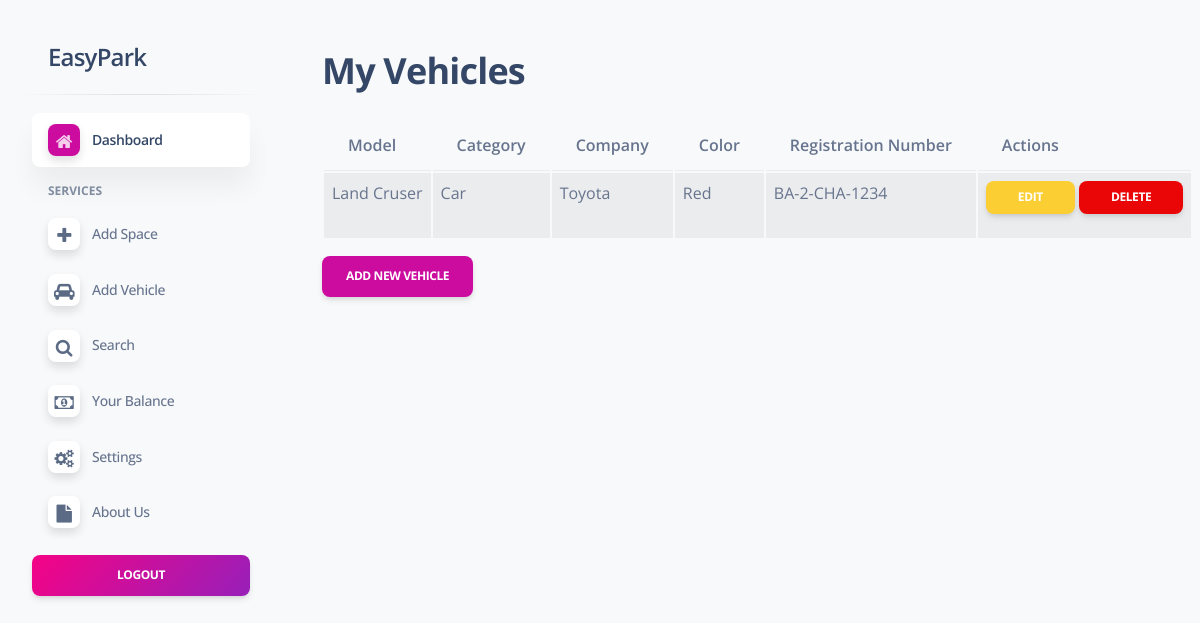
Screenshot of /user/manage_vehicles.php (signed in) with the database file from the repository.
### tables this page shows
CREATE TABLE `tblvehicle` (
  `ID` int(10) NOT NULL,
  `UserId` int(11) DEFAULT NULL,
  `Color` varchar(120) DEFAULT NULL,
  `VehicleModel` varchar(100) NOT NULL,
  `VehicleCategory` varchar(120) DEFAULT NULL,
  `VehicleCompanyname` varchar(120) DEFAULT NULL,
  `RegistrationNumber` varchar(120) DEFAULT NULL
);

### user/manage_vehicles.php (the view, shortened to what this page needs)
<?php
include('include/header.php');
$userId = $_SESSION['id'];
$sql = "SELECT ID, VehicleModel, VehicleCategory, VehicleCompanyname, Color, RegistrationNumber FROM tblvehicle WHERE UserId = ?";
$stmt = $conn->prepare($sql);
$stmt->bind_param("i", $userId);
$stmt->execute();
$result = $stmt->get_result();
?>
<div class="main-content position-relative max-height-vh-100 h-100 border-radius-lg">
  <div class="container-fluid py-4">
    <h2 class="mb-4">My Vehicles</h2>
    <?php if ($result->num_rows === 0): ?>
      <p>You have not added any vehicles yet.</p>
      <a href="add_vehicle.php" class="btn btn-primary">Add Vehicle</a>
    <?php else: ?>
      <table class="table table-striped">
        <thead>
          <tr>
            <th>Model</th>
            <th>Category</th>
            <th>Company</th>
            <th>Color</th>
            <th>Registration Number</th>
            <th>Actions</th>
          </tr>
        </thead>
        <tbody id="vehicle-table-body">
          <?php while ($row = $result->fetch_assoc()): ?>
            <tr data-id="<?= htmlspecialchars($row['ID']) ?>">
              <td><?= htmlspecialchars($row['VehicleModel']) ?></td>
              <td><?= htmlspecialchars($row['VehicleCategory']) ?></td>
              <td><?= htmlspecialchars($row['VehicleCompanyname']) ?></td>
              <td><?= htmlspecialchars($row['Color']) ?></td>
              <td><?= htmlspecialchars($row['RegistrationNumber']) ?></td>
              <td>
                <a href="edit_vehicle.php?id=<?= $row['ID'] ?>" class="btn btn-sm btn-warning">Edit</a>
                <button class="btn btn-sm btn-danger btn-delete" data-id="<?= $row['ID'] ?>">Delete</button>
              </td>
            </tr>
          <?php endwhile; ?>
        </tbody>
      </table>
      <a href="add_vehicle.php" class="btn btn-primary">Add New Vehicle</a>
    <?php endif; ?>
  </div>
</div>
<?php
include('include/footer.php');
?>

### rows the page displays
tblvehicle: VehicleModel "Land Cruser", VehicleCategory "Car", VehicleCompanyname "Toyota", Color "Red", RegistrationNumber "BA-2-CHA-1234"
